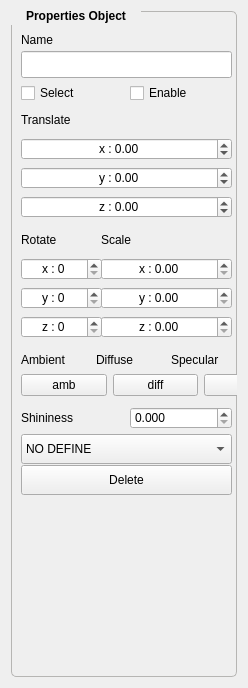
          <widget class="QWidget" name="scrollAreaWidgetContents">
           <property name="geometry">
            <rect>
             <x>0</x>
             <y>0</y>
             <width>248</width>
             <height>688</height>
            </rect>
           </property>
           <layout class="QVBoxLayout" name="verticalLayout_2">
            <item>
             <widget class="QGroupBox" name="groupBoxPropertiesObj">
              <property name="enabled">
               <bool>true</bool>
              </property>
              <property name="font">
               <font>
                <pointsize>9</pointsize>
                <weight>75</weight>
                <bold>true</bold>
               </font>
              </property>
              <property name="styleSheet">
               <string notr="true">QGroupBox::title { 
   
     subcontrol-position: top left; /* position at the top left*/ 
  padding: 2px 13px;
   margin-top: -5px;
    
 }

QGroupBox{
   border: 1px solid rgb(182, 181, 179);
  border-radius: 5px;
}</string>
              </property>
              <property name="title">
               <string>Properties Object</string>
              </property>
              <property name="flat">
               <bool>false</bool>
              </property>
              <widget class="QLabel" name="label_10">
               <property name="geometry">
                <rect>
                 <x>10</x>
                 <y>20</y>
                 <width>66</width>
                 <height>17</height>
                </rect>
               </property>
               <property name="text">
                <string>Name</string>
               </property>
              </widget>
              <widget class="QLabel" name="label_11">
               <property name="geometry">
                <rect>
                 <x>10</x>
                 <y>100</y>
                 <width>66</width>
                 <height>17</height>
                </rect>
               </property>
               <property name="text">
                <string>Translate</string>
               </property>
              </widget>
              <widget class="QLabel" name="label_12">
               <property name="geometry">
                <rect>
                 <x>10</x>
                 <y>220</y>
                 <width>66</width>
                 <height>17</height>
                </rect>
               </property>
               <property name="text">
                <string>Rotate</string>
               </property>
              </widget>
              <widget class="QLabel" name="label_13">
               <property name="geometry">
                <rect>
                 <x>90</x>
                 <y>220</y>
                 <width>66</width>
                 <height>17</height>
                </rect>
               </property>
               <property name="text">
                <string>Scale</string>
               </property>
              </widget>
              <widget class="QWidget" name="layoutWidget1">
               <property name="geometry">
                <rect>
                 <x>10</x>
                 <y>70</y>
                 <width>211</width>
                 <height>24</height>
                </rect>
               </property>
               <layout class="QHBoxLayout" name="horizontalLayout_2">
                <item>
                 <widget class="QCheckBox" name="selectedObj">
                  <property name="text">
                   <string>Select</string>
                  </property>
                 </widget>
                </item>
                <item>
                 <widget class="QCheckBox" name="enableObj">
                  <property name="text">
                   <string>Enable</string>
                  </property>
                 </widget>
                </item>
               </layout>
              </widget>
              <widget class="QWidget" name="layoutWidget2">
               <property name="geometry">
                <rect>
                 <x>10</x>
                 <y>120</y>
                 <width>211</width>
                 <height>95</height>
                </rect>
               </property>
               <layout class="QVBoxLayout" name="verticalLayout_3">
                <property name="spacing">
                 <number>0</number>
                </property>
                <item>
                 <widget class="QDoubleSpinBox" name="transx">
                  <property name="layoutDirection">
                   <enum>Qt::LeftToRight</enum>
                  </property>
                  <property name="wrapping">
                   <bool>false</bool>
                  </property>
                  <property name="alignment">
                   <set>Qt::AlignCenter</set>
                  </property>
                  <property name="prefix">
                   <string>x : </string>
                  </property>
                  <property name="suffix">
                   <string/>
                  </property>
                  <property name="minimum">
                   <double>-9999.000000000000000</double>
                  </property>
                  <property name="maximum">
                   <double>9999.000000000000000</double>
                  </property>
                  <property name="value">
                   <double>0.000000000000000</double>
                  </property>
                 </widget>
                </item>
                <item>
                 <widget class="QDoubleSpinBox" name="transy">
                  <property name="alignment">
                   <set>Qt::AlignCenter</set>
                  </property>
                  <property name="prefix">
                   <string>y : </string>
                  </property>
                  <property name="minimum">
                   <double>-9999.000000000000000</double>
                  </property>
                  <property name="maximum">
                   <double>9999.000000000000000</double>
                  </property>
                  <property name="value">
                   <double>0.000000000000000</double>
                  </property>
                 </widget>
                </item>
                <item>
                 <widget class="QDoubleSpinBox" name="transz">
                  <property name="alignment">
                   <set>Qt::AlignCenter</set>
                  </property>
                  <property name="prefix">
                   <string>z : </string>
                  </property>
                  <property name="minimum">
                   <double>-9999.000000000000000</double>
                  </property>
                  <property name="maximum">
                   <double>9999.000000000000000</double>
                  </property>
                  <property name="value">
                   <double>0.000000000000000</double>
                  </property>
                 </widget>
                </item>
               </layout>
              </widget>
              <widget class="QWidget" name="layoutWidget3">
               <property name="geometry">
                <rect>
                 <x>10</x>
                 <y>240</y>
                 <width>81</width>
                 <height>95</height>
                </rect>
               </property>
               <layout class="QVBoxLayout" name="verticalLayout_4">
                <property name="spacing">
                 <number>0</number>
                </property>
                <property name="sizeConstraint">
                 <enum>QLayout::SetMinimumSize</enum>
                </property>
                <item>
                 <widget class="QSpinBox" name="rotx">
                  <property name="alignment">
                   <set>Qt::AlignCenter</set>
                  </property>
                  <property name="prefix">
                   <string>x : </string>
                  </property>
                  <property name="minimum">
                   <number>0</number>
                  </property>
                  <property name="maximum">
                   <number>360</number>
                  </property>
                 </widget>
                </item>
                <item>
                 <widget class="QSpinBox" name="roty">
                  <property name="alignment">
                   <set>Qt::AlignCenter</set>
                  </property>
                  <property name="prefix">
                   <string>y : </string>
                  </property>
                  <property name="minimum">
                   <number>0</number>
                  </property>
                  <property name="maximum">
                   <number>360</number>
                  </property>
                 </widget>
                </item>
                <item>
                 <widget class="QSpinBox" name="rotz">
                  <property name="alignment">
                   <set>Qt::AlignCenter</set>
                  </property>
                  <property name="prefix">
                   <string>z : </string>
                  </property>
                  <property name="minimum">
                   <number>0</number>
                  </property>
                  <property name="maximum">
                   <number>360</number>
                  </property>
                 </widget>
                </item>
               </layout>
              </widget>
              <widget class="QWidget" name="layoutWidget4">
               <property name="geometry">
                <rect>
                 <x>90</x>
                 <y>240</y>
                 <width>131</width>
                 <height>95</height>
                </rect>
               </property>
               <layout class="QVBoxLayout" name="verticalLayout_5">
                <property name="spacing">
                 <number>0</number>
                </property>
                <item>
                 <widget class="QDoubleSpinBox" name="scalex">
                  <property name="alignment">
                   <set>Qt::AlignCenter</set>
                  </property>
                  <property name="prefix">
                   <string>x : </string>
                  </property>
                  <property name="minimum">
                   <double>0.000000000000000</double>
                  </property>
                  <property name="maximum">
                   <double>9999.000000000000000</double>
                  </property>
                  <property name="singleStep">
                   <double>0.500000000000000</double>
                  </property>
                  <property name="value">
                   <double>0.000000000000000</double>
                  </property>
                 </widget>
                </item>
                <item>
                 <widget class="QDoubleSpinBox" name="scaley">
                  <property name="alignment">
                   <set>Qt::AlignCenter</set>
                  </property>
                  <property name="prefix">
                   <string>y : </string>
                  </property>
                  <property name="minimum">
                   <double>0.000000000000000</double>
                  </property>
                  <property name="maximum">
                   <double>9999.000000000000000</double>
                  </property>
                  <property name="singleStep">
                   <double>0.500000000000000</double>
                  </property>
                  <property name="value">
                   <double>0.000000000000000</double>
                  </property>
                 </widget>
                </item>
                <item>
                 <widget class="QDoubleSpinBox" name="scalez">
                  <property name="alignment">
                   <set>Qt::AlignCenter</set>
                  </property>
                  <property name="prefix">
                   <string>z : </string>
                  </property>
                  <property name="minimum">
                   <double>0.000000000000000</double>
                  </property>
                  <property name="maximum">
                   <double>9999.000000000000000</double>
                  </property>
                  <property name="singleStep">
                   <double>0.500000000000000</double>
                  </property>
                  <property name="value">
                   <double>0.000000000000000</double>
                  </property>
                 </widget>
                </item>
               </layout>
              </widget>
              <widget class="QLineEdit" name="nomeObj">
               <property name="geometry">
                <rect>
                 <x>10</x>
                 <y>40</y>
                 <width>211</width>
                 <height>27</height>
                </rect>
               </property>
              </widget>
              <widget class="QLabel" name="label_15">
               <property name="geometry">
                <rect>
                 <x>85</x>
                 <y>340</y>
                 <width>66</width>
                 <height>17</height>
                </rect>
               </property>
               <property name="text">
                <string>Diffuse</string>
               </property>
              </widget>
              <widget class="QLabel" name="label_16">
               <property name="geometry">
                <rect>
                 <x>10</x>
                 <y>340</y>
                 <width>66</width>
                 <height>17</height>
                </rect>
               </property>
               <property name="text">
                <string>Ambient</string>
               </property>
              </widget>
              <widget class="QLabel" name="label_17">
               <property name="geometry">
                <rect>
                 <x>160</x>
                 <y>340</y>
                 <width>66</width>
                 <height>17</height>
                </rect>
               </property>
               <property name="text">
                <string>Specular</string>
               </property>
              </widget>
              <widget class="QWidget" name="layoutWidget">
               <property name="geometry">
                <rect>
                 <x>10</x>
                 <y>360</y>
                 <width>269</width>
                 <height>29</height>
                </rect>
               </property>
               <layout class="QHBoxLayout" name="horizontalLayout_3">
                <property name="sizeConstraint">
                 <enum>QLayout::SetDefaultConstraint</enum>
                </property>
                <item>
                 <widget class="QPushButton" name="ambMaterial">
                  <property name="autoFillBackground">
                   <bool>true</bool>
                  </property>
                  <property name="text">
                   <string>amb</string>
                  </property>
                  <property name="flat">
                   <bool>false</bool>
                  </property>
                 </widget>
                </item>
                <item>
                 <widget class="QPushButton" name="diffMaterial">
                  <property name="text">
                   <string>diff</string>
                  </property>
                 </widget>
                </item>
                <item>
                 <widget class="QPushButton" name="speMaterial">
                  <property name="text">
                   <string>spe</string>
                  </property>
                 </widget>
                </item>
               </layout>
              </widget>
              <widget class="QWidget" name="layoutWidget">
               <property name="geometry">
                <rect>
                 <x>10</x>
                 <y>392</y>
                 <width>211</width>
                 <height>30</height>
                </rect>
               </property>
               <layout class="QHBoxLayout" name="horizontalLayout_4">
                <item>
                 <widget class="QLabel" name="label_14">
                  <property name="text">
                   <string>Shininess</string>
                  </property>
                 </widget>
                </item>
                <item>
                 <widget class="QDoubleSpinBox" name="shiniMaterial">
                  <property name="decimals">
                   <number>3</number>
                  </property>
                  <property name="maximum">
                   <double>1.000000000000000</double>
                  </property>
                  <property name="singleStep">
                   <double>0.050000000000000</double>
                  </property>
                 </widget>
                </item>
               </layout>
              </widget>
              <widget class="QPushButton" name="deleteObj">
               <property name="geometry">
                <rect>
                 <x>10</x>
                 <y>454</y>
                 <width>211</width>
                 <height>30</height>
                </rect>
               </property>
               <property name="text">
                <string>Delete</string>
               </property>
              </widget>
              <widget class="QComboBox" name="materialobject">
               <property name="geometry">
                <rect>
                 <x>10</x>
                 <y>423</y>
                 <width>211</width>
                 <height>30</height>
                </rect>
               </property>
               <item>
                <property name="text">
                 <string>NO DEFINE</string>
                </property>
               </item>
               <item>
                <property name="text">
                 <string>EMERALD</string>
                </property>
               </item>
               <item>
                <property name="text">
                 <string>JADE</string>
                </property>
               </item>
               <item>
                <property name="text">
                 <string>OBSIDIAN</string>
                </property>
               </item>
               <item>
                <property name="text">
                 <string>PEARL</string>
                </property>
               </item>
               <item>
                <property name="text">
                 <string>RUBY</string>
                </property>
               </item>
               <item>
                <property name="text">
                 <string>TURQUOSIE</string>
                </property>
               </item>
               <item>
                <property name="text">
                 <string>BRONZE</string>
                </property>
               </item>
               <item>
                <property name="text">
                 <string>BRONZE POLIERT</string>
                </property>
               </item>
               <item>
                <property name="text">
                 <string>CHROME</string>
                </property>
               </item>
               <item>
                <property name="text">
                 <string>GOLD</string>
                </property>
               </item>
               <item>
                <property name="text">
                 <string>GOLD POLIERT</string>
                </property>
               </item>
               <item>
                <property name="text">
                 <string>COPPER</string>
                </property>
               </item>
               <item>
                <property name="text">
                 <string>COPPER POLIERT</string>
                </property>
               </item>
               <item>
                <property name="text">
                 <string>BRASS</string>
                </property>
               </item>
               <item>
                <property name="text">
                 <string>SILVER</string>
                </property>
               </item>
               <item>
                <property name="text">
                 <string>SILVER POLIERT</string>
                </property>
               </item>
               <item>
                <property name="text">
                 <string>ZINN</string>
                </property>
               </item>
               <item>
                <property name="text">
                 <string>GUMMI</string>
                </property>
               </item>
               <item>
                <property name="text">
                 <string>PLASTIC</string>
                </property>
               </item>
               <item>
                <property name="text">
                 <string>BLACK PLASTIC</string>
                </property>
               </item>
               <item>
                <property name="text">
                 <string>CYAN PLASTIC</string>
                </property>
               </item>
               <item>
                <property name="text">
                 <string>GREEN PLASTIC</string>
                </property>
               </item>
               <item>
                <property name="text">
                 <string>RED PLASTIC</string>
                </property>
               </item>
               <item>
                <property name="text">
                 <string>WHITE PLASTIC</string>
                </property>
               </item>
               <item>
                <property name="text">
                 <string>YELLOW PLASTIC</string>
                </property>
               </item>
               <item>
                <property name="text">
                 <string>BLACK RUBBER</string>
                </property>
               </item>
               <item>
                <property name="text">
                 <string>CYAN RUBBER</string>
                </property>
               </item>
               <item>
                <property name="text">
                 <string>GREEN RUBBER</string>
                </property>
               </item>
               <item>
                <property name="text">
                 <string>RED RUBBER</string>
                </property>
               </item>
               <item>
                <property name="text">
                 <string>WHITE RUBBER</string>
                </property>
               </item>
               <item>
                <property name="text">
                 <string>YELLOW RUBBER</string>
                </property>
               </item>
              </widget>
             </widget>
            </item>
           </layout>
          </widget>
